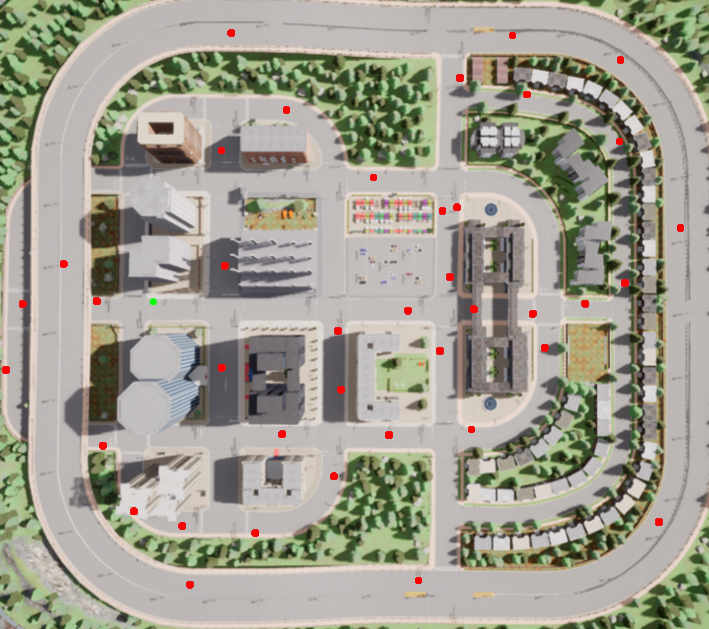
#> input picture src/img.png, 709 x 629 px
$ jupyter execute --allow-errors dallashNB.ipynb
#> lines starting #> are read from the running program, lines starting #| are printed output that depends on the picture; after the words box and inside, x2 and y2 are one past the last pixel; in counts of white or black regions, pixels touching at a corner belong together
[cell 1]
import cv2
import numpy as np
from matplotlib import pyplot as plt
import math

import random


givenPoints = np.array (
    [[-171.60,4.00,0.00],
[-206.40,4.20,0.00],
[-255.90,0.20,0.00],
[-272.10,-43.90,0.00],
[-205.50,-95.00,0.00],
[-185.50,-142.40,0.00],
[-151.10,-151.00,0.00],
[-101.40,-154.70,0.00],
[-47.80,-117.20,0.00],
[-43.80,-56.80,0.00],
[-43.90,-17.10,0.00],
[3.00,-2.70,0.00],
[47.80,-1.80,0.00],
[89.00,-5.50,0.00],
[45.90,-84.90,0.00],
[31.30,19.30,0.00],
[36.30,67.20,0.00],
[38.60,155.10,0.00],
[74.00,190.20,0.00],
[154.10,177.30,0.00],
[189.20,52.80,0.00],
[174.40,-148.00,0.00],
[10.20,-187.90,0.00],
[-145.80,-190.90,8.60],
[-232.60,28.10,10.00],
[-119.40,186.60,10.00],
[84.70,144.10,0.00],
[148.10,112.20,0.00],
[151.40,15.20,0.00],
[124.70,1.90,0.00],
[96.20,-28.60,0.00],
[-9.50,-88.30,0.00],
[-83.20,-87.70,0.00],
[-124.30,-42.40,0.00],
[-121.80,28.10,0.00],
[-124.40,106.30,0.00],
[-80.20,133.30,0.00],
[-20.70,87.90,0.00],
[25.70,65.40,0.00],
[24.60,-30.70,0.00]
])


edges = np.array([[28,29],
[58,29],
[30,58],
[30,52],
[52,14],
[52,31],
[31,68],
 [68,15],
[15,46],
[46,32],
[46,45],
[44,45],
[58,44],
[52,48],
[48,49],
[18,49],
[14,13],
[13,47],
[47,16],
[12,47],
[47,40],
[40,46],
[16,39],
[39,17],
[17,49],
[38,49],
[50,38],
[12,53],
[50,37],
[37,57],
[23,67],
[67,45],
[8,9],
[59,9],
[33,59],
[59,10],
[10,11],
[11,53],
[53,50],
[50,51],
[51,36],
[19,43],
[36,57],
[51,35],
[19,20],
[54,53],
[54,35],
[34,55],
[55,33],
[54,1],
[1,64],
[57,63],
[63,62],
[62,64],
[62,65],
[65,3],
[64,2],
[2,3],
[3,4],
[4,60],
[60,5],
[5,66],
[66,55],
[61,25],
[51,62],
[25,41],
[41,24],
[24,23],
[67,22],
[22,21],
[21,21],
[32,59],
[6,66],
[43,18],
[34,54],
[26,43],
[26,42],
[6,7],
[7,56],
[56,8],
[20,21],
[42,61],
[18,27],
[27,28],
[56,55],
[64,66]
])

intersections = np.array ( [
    [-229, -143],
 [-210 , 156],
 [  38 , 187],
 [ 140 ,-123],
 [  35 ,-141],
 [  35 , -92],
 [  29 ,  -3],
 [  96 ,  72],
 [  37 ,  91],
 [ -44 ,  88],
 [-121 ,  85],
 [ 105 ,  -3],
 [ -40 ,   2],
 [-119 ,  -4],
 [-121 , -93],
 [-121, -147],
 [-120 , 138],
 [ 154 ,  -6],
 [ -44 , -89],
 [-244,  -86],
 [-243 ,  82],
 [-186  , 88],
 [-173 , 137],
 [-186 ,   2],
 [-247  , 76],
 [-184 , -93],
 [  35 ,-189],
 [  92 , -72]
 ])

[cell 2]
y = givenPoints[:,0:2]


plt.scatter(y[:,0],y[:,1])
plt.show()
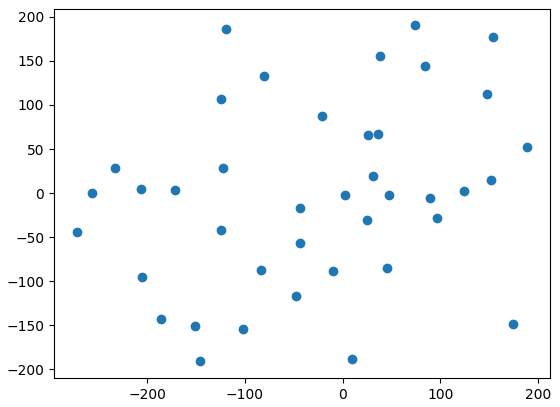
#> figure drawn by matplotlib, 1 panel

[cell 3]
def traslate(point,a=1.45,b=399,c =-1.44 ,d =308):
    x,y = point
    return int (a*x+b) ,  int (c*y+d)

[cell 4]
font                   = cv2.FONT_HERSHEY_SIMPLEX
bottomLeftCornerOfText = (10,500)
fontScale              = 0.5
fontColor              = (255,0,0)
thickness              = 1
lineType               = 1


img = cv2.imread("img.png")
#> img is the input picture: shape (629, 709, 3); mean B, G, R 146, 158.8, 161.3
c = 1

for x,y,_ in givenPoints:
    x,y = traslate(point=(x,y))

    bottomLeftCornerOfText = (x+12,y+12)
    cv2.putText(img, str(c), bottomLeftCornerOfText, font,fontScale,fontColor,thickness, lineType)
    img = cv2.circle(img, (x, y), 3, (00,255,255), 2)
    c+=1
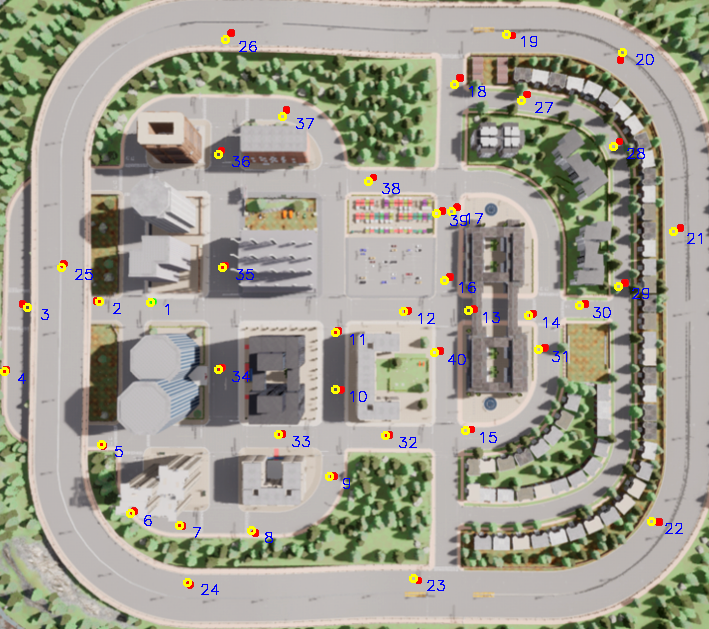
#> img: shape (629, 709, 3); mean B, G, R 145.8, 158.8, 160.9
#> after the loop, c = 41

[cell 5]
def get_point(s):
    s-=1
    if (s>39):
        point = (intersections[s%40][0],intersections[s%40][1])
    else:
        point = (givenPoints[s][0],givenPoints[s][1])

    return point

[cell 6]
NewC = c
#> NewC = 41
imgcopy = img

for s,d in edges:
    cv2.line(imgcopy, traslate(point= get_point(s)), traslate(point= get_point(d)), (0,0,0), 2)
#> this loop made 86 passes
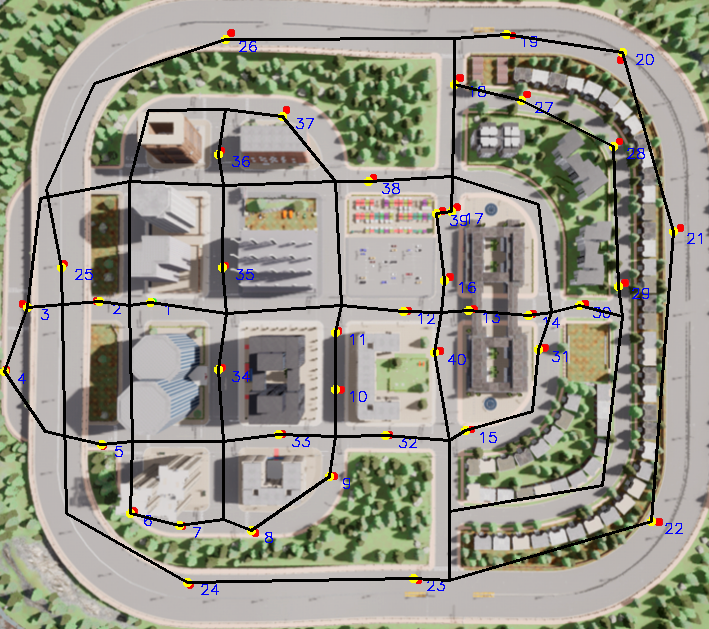
#> imgcopy: shape (629, 709, 3); 4.5% of pixels changed, all inside (x1, y1, x2, y2) = (3, 33, 675, 584)

for x,y in intersections:
    x,y = traslate(point= (x, y))

    bottomLeftCornerOfText = (x+12,y+12)
    cv2.circle(imgcopy, (x, y), 3, (00,255,255), 2)
    cv2.putText(imgcopy, str(NewC), bottomLeftCornerOfText, font,fontScale,(120,0,200),thickness, lineType)

    NewC+=1
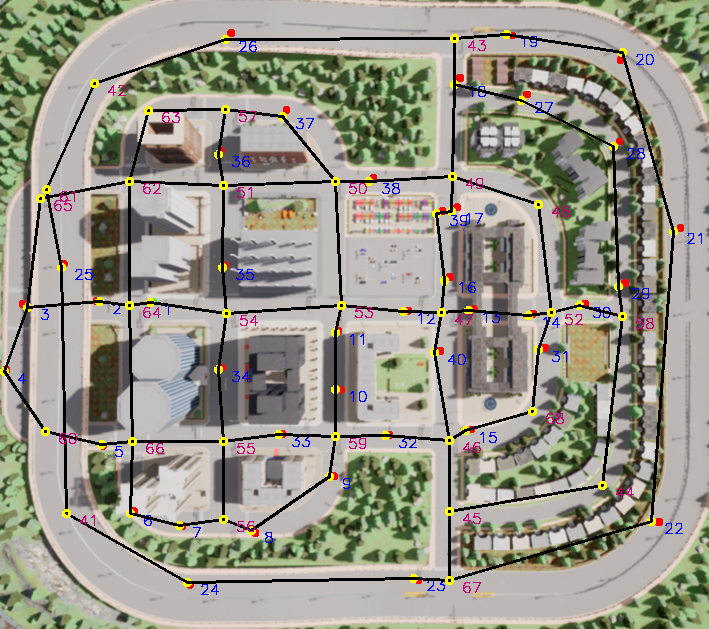
#> imgcopy: shape (629, 709, 3); 0.78% of pixels changed, all inside (x1, y1, x2, y2) = (36, 34, 654, 593)
#> after the loop, NewC = 69

plt.imshow(imgcopy[:,:,::-1])

cv2.imwrite('out.png', imgcopy)
#> Out = True

[cell 7]
fivteenPoints = np.array([[-206.4,    4.2,    0. ],
       [-272.1,  -43.9,    0. ],
       [-101.4, -154.7,    0. ],
       [ -43.9,  -17.1,    0. ],
       [   3. ,   -2.7,    0. ],
       [  47.8,   -1.8,    0. ],
       [  45.9,  -84.9,    0. ],
       [  31.3,   19.3,    0. ],
       [  38.6,  155.1,    0. ],
       [ 154.1,  177.3,    0. ],
       [  10.2, -187.9,    0. ],
       [-232.6,   28.1,   10. ],
       [  84.7,  144.1,    0. ],
       [-124.3,  -42.4,    0. ],
       [-124.4,  106.3, 0.]])

for x,y,_ in fivteenPoints:
    x,y = traslate(point= (x, y))


    cv2.circle(imgcopy, (x, y), 10, (00,255,255), 2)
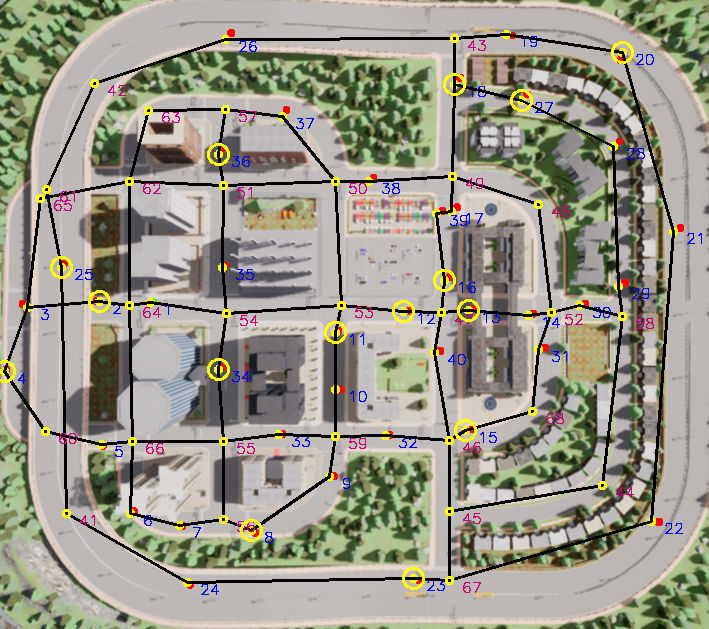
#> imgcopy: shape (629, 709, 3); 0.64% of pixels changed, all inside (x1, y1, x2, y2) = (0, 41, 634, 590)


plt.imshow(imgcopy[:,:,::-1])

cv2.imwrite('out.png', imgcopy)
#> Out = True

[cell 8]
graphList = {}


for s, d in edges:

    dis = math.dist(get_point(s),get_point(d))
    if str(s) in graphList and  str(d) in graphList:
        graphList[str(s)].append((d,dis))
        graphList[str(d)].append((s,dis))

    elif str(s) in graphList:
        graphList[str(s)].append((d,dis))
        graphList[str(d)] = [(s,dis)]
    elif str(d) in graphList:
        graphList[str(d)].append((s,dis))
        graphList[str(s)] = [(d,dis)]
    else:
        graphList[str(s)] = [(d,dis)]
        graphList[str(d)] = [(s,dis)]

print( (graphList["28"]))

[cell 9]
TotalNodeCount = givenPoints.shape[0] + intersections.shape[0]

graphMarix = np.ones(shape = (TotalNodeCount+1,TotalNodeCount+1), dtype=float)
graphMarix = graphMarix * float('inf')

for s, d in edges:
    dis = math.dist(get_point(s),get_point(d))

    graphMarix[s][d] = dis
    graphMarix[d][s] = dis

np.fill_diagonal(graphMarix,0)
graphMarix[0][0] = float('inf')


print(graphMarix[10][11])

[cell 10]
dp = graphMarix

next =  np.ones(shape = (TotalNodeCount+1,TotalNodeCount+1), dtype=int)
next = next * -1

for j in range (1, TotalNodeCount+1):
    for i in range (1, TotalNodeCount+1):
        if (dp[j][i] != float('inf') ):
            next[j][i] = i

[cell 11]
for k in range (1, TotalNodeCount+1):
    for j in range (1, TotalNodeCount+1):
        for i in range (1, TotalNodeCount+1):
            if (dp[j][k]  + dp[k][i] < dp[j][i] ):
               dp[j][i] =  dp[j][k]  + dp[k][i]
               next[j][i] = next[j][k]

[cell 12]
def getPath(start, end, ans = None):
    if (ans == None):
        ans = [start]
    else:
        ans.append(start)

    if (start == end):
        return np.array (ans)
    start = next[start][end]
    return getPath(start, end,ans)


x = getPath(start = 12, end =60, ans = None)
print (x)

[cell 13]
# [10 lines left out: function caclCostOrder, not called in this run]


def pelanty (prev, cur, nex):
    pathPrevCur = getPath(start = prev, end =cur, ans = None)

    p = dp[prev][cur] + dp[prev][cur]
    prev = pathPrevCur[pathPrevCur.shape[0]-2]
    nex = next[cur][nex]
    x0, y0 = get_point(prev)
    x1, y1 = get_point(cur)
    x2, y2 = get_point(nex)

    ans = 0.0


    if abs(y1- y0) < 20 and abs(y2 - y1) < 20 and (x1- x0) *(x2 - x1) < 0:
        ans+=p

    if abs(x1- x0) < 20 and abs(x2 - x1) < 20 and (y1- y0) *(y2 - y1) < 0:
        ans+=p
    return ans*3


def caclCostOrderCircle(order):
    global gmin
    global gorder
    ans = 0.0

    n = order.shape[0]

    for i in range(n-1):
        ans+= dp[order[i]][order[i+1]]

        '''if (i==0):
            ans += pelanty (1, order[i], order[i+1])
        elif (i==n-1):
            ans += pelanty (order[i-1], order[i], 1)
        else:
            ans += pelanty (order[i-1], order[i],order[i+1])'''


    ans+= dp[1][order[0]] + dp[1][order[n-1]]


    if (ans < gmin):
        gorder= order
        gmin = ans


    return 1/ans

[cell 14]
print (pelanty (66, 64, 56))

[cell 15]
NofPop =  200


#SizeOfP = 40


gorder= np.array([63, 11, 18, 27, 28, 20, 25, 23, 16, 13,  8 ,12 ,34,  4,  2])
#gorder =np.arange(2,SizeOfP+1)
SizeOfP = gorder.shape[0]+1
gmin = float('inf')
caclCostOrderCircle(gorder)
#


SizeOfP

[cell 16]
l=np.array([10000, 9000, 8500, 10100, 10060])
pow=(l/sum(l))**20
print(pow/sum(pow))

[cell 17]
gmin

[cell 18]
def firstGen ():
    population = np.ndarray(shape = (NofPop,SizeOfP-1),dtype = int)
    cost =  np.ndarray( NofPop, dtype=float)
    ordered = gorder


    for i in range(NofPop):
        shuffeled = ordered
        np.random.shuffle(shuffeled)


        for k in range (SizeOfP):
            if (random.uniform(0, 1) < 0.1):
                x = random.randrange(SizeOfP-1)
                y = (x+1) % (SizeOfP-1)
                shuffeled[y], shuffeled[x] =shuffeled[x], shuffeled[y]

        population[i]= shuffeled

        cost[i] = caclCostOrderCircle(shuffeled)

        #population[i] = gmin


        #cost[i] = caclCostOrderCircle(population[i])


    NormCost = (cost/cost.sum(axis=0,keepdims=1))**60
    NormCost = NormCost/NormCost.sum(axis=0,keepdims=1)
    return population , NormCost

[cell 19]
population , NormCost  = firstGen()

[cell 20]
print(gorder)

[cell 21]
def pickOne (population, NormalizedArrayOfProbalites):

    idx = 0
    r = random.uniform(0, 1)


    while (r >= 0):
        r = r - NormalizedArrayOfProbalites[idx]
        idx+=1
    return population[min(idx,NofPop-1)]

[cell 22]
print(population[0][0])

print (gorder[0])

[cell 23]
l=np.array([810,800,750,770])
pow=(l/sum(l))**30
print(pow/sum(pow))

[cell 24]
def crossOver (orderA,orderB):
    start = random.randrange(SizeOfP -2)
    end = random.randrange(start +1 , SizeOfP+1)

    orderA = orderA[start:end+1]

    for i in range (SizeOfP-1):
        if (not (orderB[i]  in orderA)):
            orderA = np.insert(orderA, orderA.shape[0], orderB[i])
    return orderA

[cell 25]
def genNewGen (population, NormalizedArrayOfProbalites):

    newpopulation = np.ndarray(shape = (NofPop,SizeOfP-1),dtype = int)
    newNormalizedArrayOfProbalites =  np.ndarray( NofPop, dtype=float)

    for i in range(NofPop):
        orderA =   pickOne (population, NormalizedArrayOfProbalites)
        orderB =  pickOne (population, NormalizedArrayOfProbalites)


        order = crossOver (orderA,orderB)


        for k in range (SizeOfP):
            if (random.uniform(0, 1) < 0.3):
                x = random.randrange(SizeOfP-1)
                y = (x+1) % (SizeOfP-1)
                order[y], order[x] = order[x], order[y]


        newpopulation[i] = order
        newNormalizedArrayOfProbalites[i] = caclCostOrderCircle(order )

    newNormalizedArrayOfProbalites =( newNormalizedArrayOfProbalites/newNormalizedArrayOfProbalites.sum(axis=0,keepdims=1))**60
    newNormalizedArrayOfProbalites = newNormalizedArrayOfProbalites/newNormalizedArrayOfProbalites.sum(axis=0,keepdims=1)

    return population, newNormalizedArrayOfProbalites

[cell 26]
for i in range (0):
   population , NormCost  = genNewGen (population , NormCost)

print(gmin)

[cell 27]
import threading

# [39 lines left out: functions process, split_processing, not called in this run]

[cell 28]
'''
for i in range (1):
    Newpopulation = np.ndarray(shape = (NofPop,SizeOfP-1),dtype = int)
    NewCost =  np.ndarray( NofPop, dtype=float)

    #population , NormCost  = genNewGen (population , NormCost)

    split_processing (population , NormCost, Newpopulation , NewCost, num_splits=2)

    population , NormCost  = Newpopulation, NewCost / NewCost.sum(axis=0,keepdims=1)'''

[cell 29]
print(gorder)

#gorder = np.insert(gorder, 0, 1)
#gorder = np.insert(gorder, gorder.shape[0], 1)

print (gorder)

[cell 30]
def drawBestPath():
    global gorder
    img = cv2.imread("img.png")
    #finalpath =  np.array([1,5,6])
    n = gorder.shape[0]

    imgcopy = img
    c = 1


    for i in range (-1,n):
        if (i==-1):
            s=1
            d= int (gorder[i+1])
        elif i==n-1:
            s =  int (gorder[i])
            d = int (1)
        else:
            s =  int (gorder[i])
            d = int (gorder[i+1])

        sx, sy = traslate(point= get_point(s))
        dx, dy = traslate(point= get_point(d))

        center = (int ((sx+dx)/2) , int ((sy+dy)/2))
        cv2.putText(imgcopy, str(c), center, font,fontScale*3,(0,0,0),thickness*4, lineType)

        cv2.line(imgcopy, (sx,sy), (dx,dy), (0,0,0), 2)
        c+=1
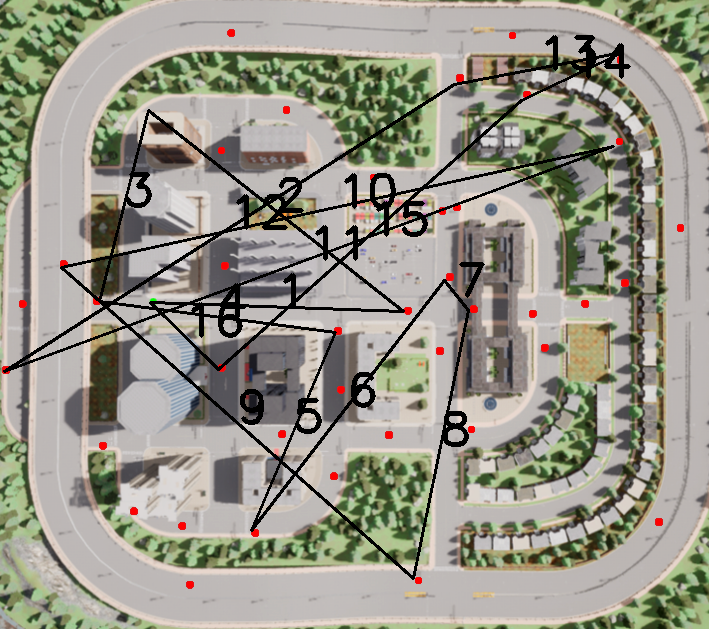
#> imgcopy: shape (629, 709, 3); 4.65% of pixels changed, all inside (x1, y1, x2, y2) = (3, 35, 631, 580)
#> after the loop, c = 17


    return imgcopy

plt.imshow (drawBestPath()[:,:,::-1])

[cell 31]
cv2.namedWindow('img')
c = 0
while True:

    global population
    global NormCost
    genNewGen (population , NormCost)

    '''Newpopulation = np.ndarray(shape = (NofPop,SizeOfP-1),dtype = int)
    NewCost =  np.ndarray( NofPop, dtype=float)
    split_processing (population , NormCost, Newpopulation , NewCost, num_splits=8)

    population , NormCost  = Newpopulation, NewCost '''


    NormCost =( NormCost/NormCost.sum(axis=0,keepdims=1))**20
    NormCost = NormCost/NormCost.sum(axis=0,keepdims=1)

    c+=1

    img = drawBestPath()
    cv2.putText(img, "iteration: " + str(c)+ "  min dis: " + "{:.2f}".format(gmin), (20,40), font,fontScale*2,(0,0,0),thickness*5, lineType)
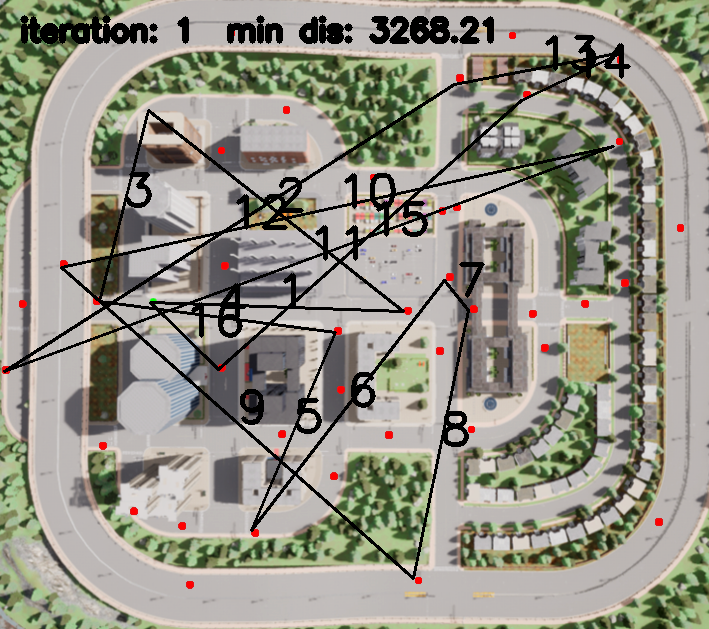
#> img: shape (629, 709, 3); 1.47% of pixels changed, all inside (x1, y1, x2, y2) = (20, 15, 494, 44)
    cv2.imshow('img',img)

    k = cv2.waitKey(1)
#> (key q is pressed here)
    if k==ord('q'):
        break


cv2.destroyAllWindows()

print(gorder)
#[11 16 13 12 27 18 20 25 23 15 36  4  8 34  2]

[cell 32]
print(gorder)

#gorder = np.insert(gorder, 0, 1)
#gorder = np.insert(gorder, gorder.shape[0], 1)

print (gorder)

[cell 33]
plt.imshow (drawBestPath()[:,:,::-1])

[cell 34]
print (dp[1][54]+dp[54][55]+dp[55][66]+dp[64][66] +dp[64][1])

#> (a cell that did not finish here is left out)

[cell 36]
finalpath = getPath(1, gorder[0], ans = None)

n = gorder.shape[0]

for i in range (n-1):
    finalpath = np.concatenate( (finalpath, getPath( gorder[i],gorder[i+1], ans = None)), axis=None  )

finalpath = np.concatenate( (finalpath, getPath( gorder[n-1],1, ans = None)), axis=None  )
print(finalpath)

[cell 37]
newfinalPath = np.array([])


for i in range (finalpath.shape[0]):
    if (newfinalPath.shape[0] == 0 or finalpath[i]!= newfinalPath [ newfinalPath.shape[0] -1]):
        newfinalPath = np.insert(newfinalPath, newfinalPath.shape[0], finalpath[i])


finalpath= newfinalPath
finalpath

[cell 38]
img = cv2.imread("img.png")
#finalpath =  np.array([1,5,6])
n = finalpath.shape[0]

imgcopy = img
c = 1

print(n)

for i in range (9,20):

    s =  int (finalpath[i])
    d = int (finalpath[i+1])
    sx, sy = traslate(point= get_point(s))
    dx, dy = traslate(point= get_point(d))

    center = (int ((sx+dx)/2) , int ((sy+dy)/2))
    cv2.putText(imgcopy, str(c), center, font,fontScale*2,(0,0,0),thickness, lineType)

    cv2.line(imgcopy, (sx,sy), (dx,dy), (0,0,0), 2)
    c+=1
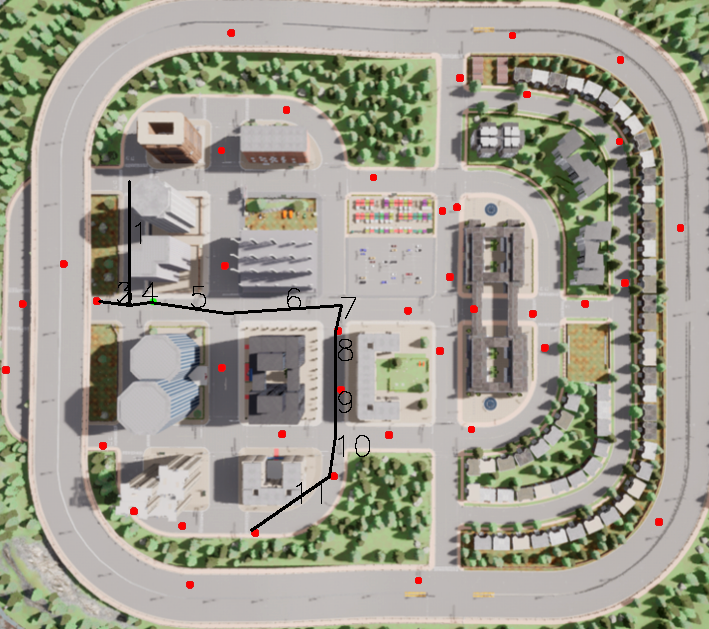
#> imgcopy: shape (629, 709, 3); 0.58% of pixels changed, all inside (x1, y1, x2, y2) = (98, 180, 370, 532)
#> after the loop, c = 12


plt.imshow(imgcopy[:,:,::-1])
